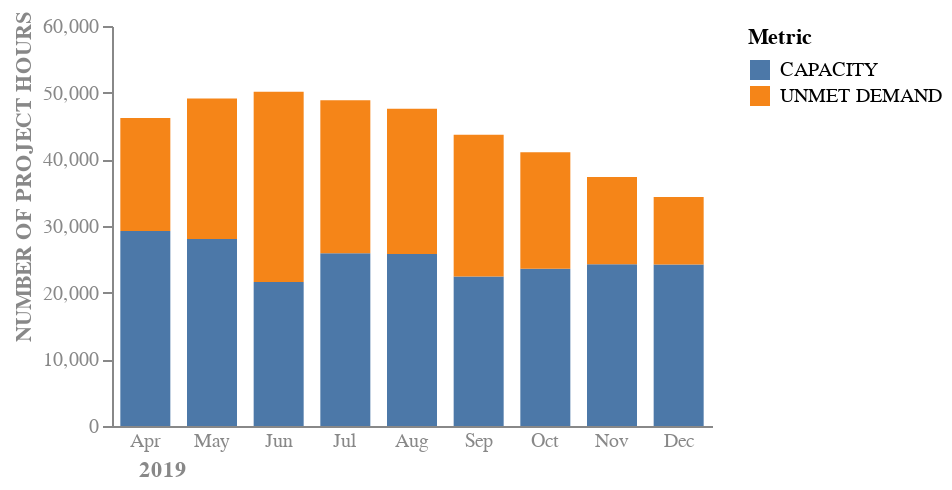

Source (notebook cell):
### Markdown cell above
![Alt text](\Images\2_4c.png)

### Code cell
stacked_table = table_2019[table_2019['Metric'].isin(['CAPACITY', 'UNMET DEMAND'])]

alt.Chart(stacked_table).mark_bar(size = 25).encode(
    y = alt.Y('Value', 
              axis = alt.Axis(grid = False, titleY = 75, labelColor = "#888888", titleColor = '#888888'), 
              scale = alt.Scale(domain = [0, 60000]), 
              title = "NUMBER OF PROJECT HOURS"),
    x = alt.X('month', 
              sort = None, 
              axis = alt.Axis(labelAngle = 0, titleX = 25, labelColor = "#888888", titleColor = '#888888', ticks = False), 
              title = "2019"),
    color = alt.Color('Metric'),
    order=alt.Order(
      'Metric',
      sort='ascending')
    ).configure_view(stroke = None).properties(
    width = 300,
    height = 200)

### Figure 1 — Vega-Lite specification as saved in the notebook (floating-point values rounded to 4 significant figures)
{"config": {"view": {"continuousWidth": 300, "continuousHeight": 300, "stroke": null}}, "data": {"name": "data-59ee266a658aca26e26fe99ca8d64a60"}, "mark": {"type": "bar", "size": 25}, "encoding": {"color": {"field": "Metric", "type": "nominal"}, "order": {"field": "Metric", "sort": "ascending", "type": "nominal"}, "x": {"axis": {"labelAngle": 0, "labelColor": "#888888", "ticks": false, "titleColor": "#888888", "titleX": 25}, "field": "month", "sort": null, "title": "2019", "type": "nominal"}, "y": {"axis": {"grid": false, "labelColor": "#888888", "titleColor": "#888888", "titleY": 75}, "field": "Value", "scale": {"domain": [0, 60000]}, "title": "NUMBER OF PROJECT HOURS", "type": "quantitative"}}, "height": 200, "width": 300, "$schema": "https://vega.github.io/schema/vega-lite/v5.8.0.json", "datasets": {"data-59ee266a658aca26e26fe99ca8d64a60": [{"Metric": "CAPACITY", "Value": 29263, "year": 2019, "month": "Apr"}, {"Metric": "CAPACITY", "Value": 28037, "year": 2019, "month": "May"}, {"Metric": "CAPACITY", "Value": 21596, "year": 2019, "month": "Jun"}, {"Metric": "CAPACITY", "Value": 25895, "year": 2019, "month": "Jul"}, {"Metric": "CAPACITY", "Value": 25813, "year": 2019, "month": "Aug"}, {"Metric": "CAPACITY", "Value": 22427, "year": 2019, "month": "Sep"}, {"Metric": "CAPACITY", "Value": 23605, "year": 2019, "month": "Oct"}, {"Metric": "CAPACITY", "Value": 24263, "year": 2019, "month": "Nov"}, {"Metric": "CAPACITY", "Value": 24243, "year": 2019, "month": "Dec"}, {"Metric": "UNMET DEMAND", "Value": 16930, "year": 2019, "month": "Apr"}, {"Metric": "UNMET DEMAND", "Value": 21094, "year": 2019, "month": "May"}, {"Metric": "UNMET DEMAND", "Value": 28528, "year": 2019, "month": "Jun"}, {"Metric": "UNMET DEMAND", "Value": 22955, "year": 2019, "month": "Jul"}, {"Metric": "UNMET DEMAND", "Value": 21789, "year": 2019, "month": "Aug"}, {"Metric": "UNMET DEMAND", "Value": 21270, "year": 2019, "month": "Sep"}, {"Metric": "UNMET DEMAND", "Value": 17453, "year": 2019, "month": "Oct"}, {"Metric": "UNMET DEMAND", "Value": 13101, "year": 2019, "month": "Nov"}, {"Metric": "UNMET DEMAND", "Value": 10121, "year": 2019, "month": "Dec"}]}}
